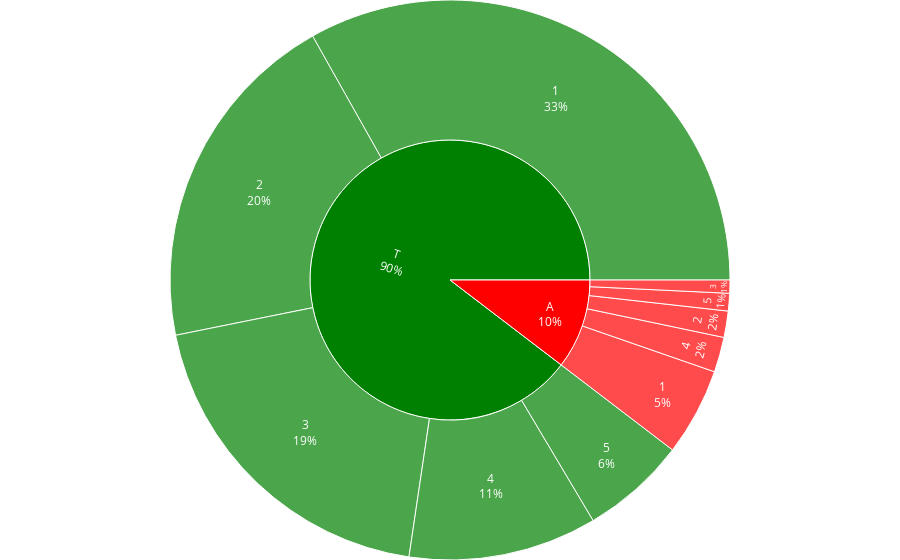

Notebook code cell kept with this figure:
### Markdown cell above
7. **Parents who live together play a greater protective factor against alcohol consumption than parents who are separated: Yes**

### Code cell
draw_sunburst(data_frame=data, path=['Pstatus', 'Walc'], color='Pstatus', save=True, filename='parents')

### Figure 1 — Plotly figure (JSON) as saved in the notebook; plotly's stock layout.template omitted (floating-point values rounded to 4 significant figures)
{"data": [{"branchvalues": "total", "customdata": [["A"], ["T"], ["A"], ["T"], ["A"], ["T"], ["A"], ["T"], ["A"], ["T"], ["A"], ["T"]], "domain": {"x": [0, 1], "y": [0, 1]}, "hovertemplate": "labels=%{label}<br>count=%{value}<br>parent=%{parent}<br>id=%{id}<br>Pstatus=%{customdata[0]}<extra></extra>", "ids": ["A/1", "T/4", "A/5", "T/1", "A/2", "T/2", "A/3", "T/3", "A/4", "T/5", "A", "T"], "labels": ["1", "4", "5", "1", "2", "2", "3", "3", "4", "5", "A", "T"], "marker": {"colors": ["red", "green", "red", "green", "red", "green", "red", "green", "red", "green", "red", "green"]}, "maxdepth": -1, "name": "", "parents": ["A", "T", "A", "T", "A", "T", "A", "T", "A", "T", "", ""], "textinfo": "label+percent entry", "type": "sunburst", "values": [20, 43, 4, 131, 6, 79, 3, 77, 8, 24, 41, 354]}], "layout": {"legend": {"tracegroupgap": 0}, "margin": {"b": 0, "l": 0, "r": 0, "t": 0}, "sunburstcolorway": ["red", "green", "blue", "orange"]}}
